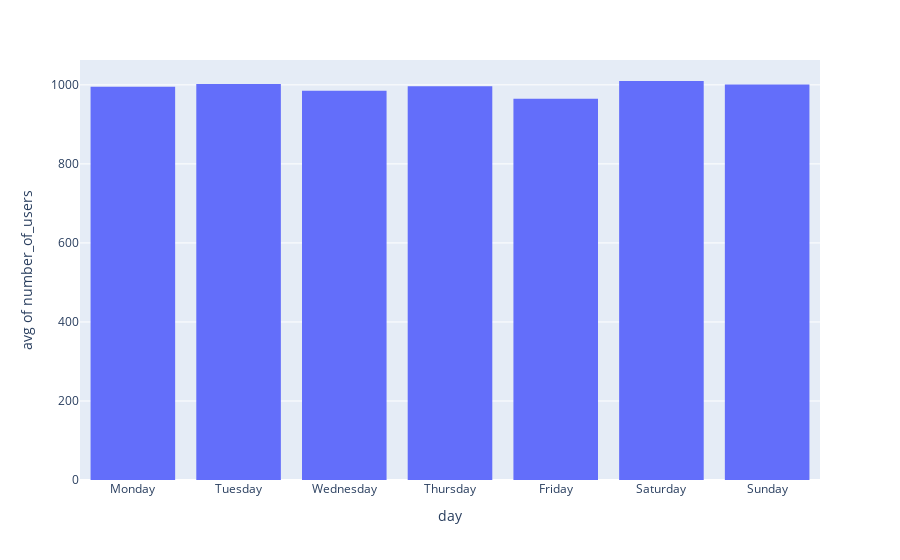

Write notebook code for a chart like this one.
### Markdown cell above
As you can see, the first bin is ```Wednesday```. This is because the day in our dictionary is Wednesday. If we wish to force an specific order in the binning, we need to set the ```category_orders``` argument. For example:

### Code cell
fig = px.histogram(data_users_dict, x="day", y='number_of_users', histfunc='avg', category_orders=dict(day=list(weekdays.values())))
fig.show()

### Figure 1 — Plotly figure (JSON) as saved in the notebook; plotly's stock layout.template omitted (floating-point values rounded to 4 significant figures)
{"data": [{"alignmentgroup": "True", "bingroup": "x", "histfunc": "avg", "hovertemplate": "day=%{x}<br>avg of number_of_users=%{y}<extra></extra>", "legendgroup": "", "marker": {"color": "#636efa", "pattern": {"shape": ""}}, "name": "", "offsetgroup": "", "orientation": "v", "showlegend": false, "type": "histogram", "x": ["Wednesday", "Thursday", "Friday", "Saturday", "Sunday", "Monday", "Tuesday", "Wednesday", "Thursday", "Friday", "Saturday", "Sunday", "Monday", "Tuesday", "Wednesday", "Thursday", "Friday", "Saturday", "Sunday", "Monday", "Tuesday", "Wednesday", "Thursday", "Friday", "Saturday", "Sunday", "Monday", "Tuesday", "Wednesday", "Thursday", "Friday", "Saturday", "Sunday", "Monday", "Tuesday", "Wednesday", "Thursday", "Friday", "Saturday", "Sunday", "Monday", "Tuesday", "Wednesday", "Thursday", "Friday", "Saturday", "Sunday", "Monday", "Tuesday", "Wednesday", "Thursday", "Friday", "Saturday", "Sunday", "Monday", "Tuesday", "Wednesday", "Thursday", "Friday", "Saturday", "Sunday", "Monday", "Tuesday", "Wednesday", "Thursday", "Friday", "Saturday", "Sunday", "Monday", "Tuesday", "Wednesday", "Thursday", "Friday", "Saturday", "Sunday", "Monday", "Tuesday", "Wednesday", "Thursday", "Friday", "Saturday", "Sunday", "Monday", "Tuesday", "Wednesday", "Thursday", "Friday", "Saturday", "Sunday", "Monday", "Tuesday", "Wednesday", "Thursday", "Friday", "Saturday", "Sunday", "Monday", "Tuesday", "Wednesday", "Thursday", "Friday", "Saturday", "Sunday", "Monday", "Tuesday", "Wednesday", "Thursday", "Friday", "Saturday", "Sunday", "Monday", "Tuesday", "Wednesday", "Thursday", "Friday", "Saturday", "Sunday", "Monday", "Tuesday", "Wednesday"], "xaxis": "x", "y": [979, 994, 999, 1010, 1016, 973, 973, 979, 927, 993, 976, 939, 937, 1044, 991, 958, 996, 1022, 1017, 1009, 982, 976, 988, 972, 1074, 1052, 1051, 963, 987, 967, 958, 1036, 951, 964, 981, 903, 1098, 989, 1067, 979, 1075, 918, 1015, 975, 956, 986, 925, 901, 1101, 989, 1019, 982, 984, 937, 1070, 999, 984, 945, 937, 1000, 1074, 980, 991, 970, 922, 908, 959, 1046, 1094, 1041, 1035, 1049, 977, 998, 911, 1048, 1002, 978, 1000, 899, 1079, 961, 1000, 952, 896, 1017, 901, 983, 1073, 947, 998, 1009, 1065, 1049, 981, 997, 921, 989, 1017, 1014, 898, 984, 1078, 991, 1049, 977, 963, 1012, 990, 1036, 986, 918, 993, 1037, 979, 1037, 1024, 970, 1134, 1053], "yaxis": "y"}], "layout": {"barmode": "relative", "legend": {"tracegroupgap": 0}, "margin": {"t": 60}, "xaxis": {"anchor": "y", "categoryarray": ["Monday", "Tuesday", "Wednesday", "Thursday", "Friday", "Saturday", "Sunday"], "categoryorder": "array", "domain": [0, 1], "title": {"text": "day"}}, "yaxis": {"anchor": "x", "domain": [0, 1], "title": {"text": "avg of number_of_users"}}}}
